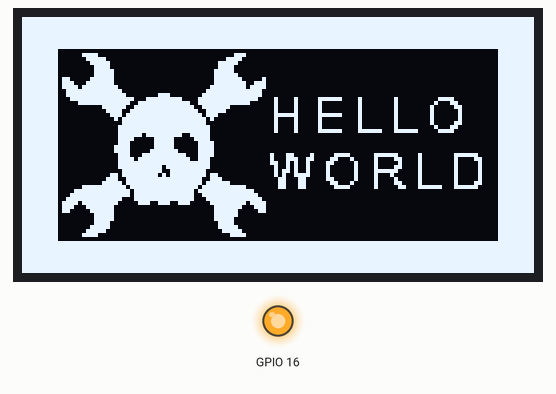
Recording of a sketch running on a simulated ESP8266 (NodeMCU). Shown: 128×64 one-colour display, output pins drawn as LEDs (lit = HIGH).

Above: at 0.7 s.

The sketch:

ESP32-DrawLogo.ino
```cpp
// (licence header left out)
#include <Wire.h>
#include <ACROBOTIC_SSD1306.h>

static unsigned char ACROBOT[] PROGMEM ={
0xFF,0xFF,0xFF,0xFF,0xFF,0xFF,0xFF,0xFF,0xFF,0xFF,0xFF,0xFF,0xFF,0xFF,0xFF,0xFF,
0xFF,0xFF,0xFF,0xFF,0xFF,0xFF,0xFF,0xFF,0xFF,0xFF,0xFF,0xFF,0xFF,0xFF,0xFF,0xFF,
0xFF,0xFF,0xFF,0xFF,0xFF,0xFF,0xFF,0xFF,0xFF,0xFF,0xFF,0xFF,0xFF,0xFF,0xFF,0xFF,
0xFF,0xFF,0xFF,0xFF,0xFF,0xFF,0xFF,0xFF,0xFF,0xFF,0xFF,0xFF,0xFF,0xFF,0xFF,0xFF,
0xFF,0xFF,0xFF,0xFF,0xFF,0xFF,0xFF,0xFF,0xFF,0xFF,0xFF,0xFF,0xFF,0xFF,0xFF,0xFF,
0xFF,0xFF,0xFF,0xFF,0xFF,0xFF,0xFF,0xFF,0xFF,0xFF,0xFF,0xFF,0xFF,0xFF,0xFF,0xFF,
0xFF,0xFF,0xFF,0xFF,0xFF,0xFF,0xFF,0xFF,0xFF,0xFF,0xFF,0xFF,0xFF,0xFF,0xFF,0xFF,
0xFF,0xFF,0xFF,0xFF,0xFF,0xFF,0xFF,0xFF,0xFF,0xFF,0xFF,0xFF,0xFF,0xFF,0xFF,0xFF,

0xFF,0xFF,0xFF,0xFF,0xFF,0xFF,0xFF,0xFF,0xFF,0x00,0x80,0x80,0x00,0x00,0x00,0x02,
0x06,0x8E,0xFE,0xFC,0xFC,0xF8,0xE0,0x00,0x00,0x00,0x00,0x00,0x00,0x00,0x00,0x00,
0x00,0x00,0x00,0x00,0x00,0x00,0x00,0x00,0x00,0x00,0x00,0x00,0x00,0x00,0x00,0x00,
0xE0,0xF8,0xF8,0xFC,0xFC,0xCE,0x86,0x02,0x00,0x00,0x00,0x00,0x80,0x00,0x00,0x00,
0x00,0x00,0x00,0x00,0x00,0x00,0x00,0x00,0x00,0x00,0x00,0x00,0x00,0x00,0x00,0x00,
0x00,0x00,0x00,0x00,0x00,0x00,0x00,0x00,0x00,0x00,0x00,0x00,0x00,0x00,0x00,0x00,
0x00,0x00,0x00,0x00,0x00,0x00,0x00,0x00,0x00,0x00,0x00,0x00,0x00,0x00,0x00,0x00,
0x00,0x00,0x00,0x00,0x00,0x00,0x00,0xFF,0xFF,0xFF,0xFF,0xFF,0xFF,0xFF,0xFF,0xFF,

0xFF,0xFF,0xFF,0xFF,0xFF,0xFF,0xFF,0xFF,0xFF,0x00,0x03,0x0F,0x1F,0x1E,0x3C,0x3E,
0x3F,0x3F,0x3F,0x3F,0x7F,0xFF,0xFF,0xFE,0xFC,0x78,0x30,0x90,0xC0,0xE0,0xE0,0xF0,
0xF0,0xF0,0xF8,0xF8,0xF8,0xF0,0xF0,0xF0,0xE0,0xE0,0xC0,0x80,0x30,0x78,0xFC,0xFE,
0xFF,0xFF,0xFF,0x7F,0x3F,0x3F,0x3F,0x3F,0x3C,0x1E,0x1F,0x0F,0x03,0x00,0x00,0xF0,
0x00,0x00,0x00,0x00,0xF0,0x00,0x00,0x00,0x00,0x00,0xF0,0x10,0x10,0x10,0x10,0x10,
0x00,0x00,0x00,0x00,0xF0,0x00,0x00,0x00,0x00,0x00,0x00,0x00,0x00,0xF0,0x00,0x00,
0x00,0x00,0x00,0x00,0x00,0x00,0xC0,0x20,0x10,0x10,0x10,0x30,0x60,0xC0,0x00,0x00,
0x00,0x00,0x00,0x00,0x00,0x00,0x00,0xFF,0xFF,0xFF,0xFF,0xFF,0xFF,0xFF,0xFF,0xFF,

0xFF,0xFF,0xFF,0xFF,0xFF,0xFF,0xFF,0xFF,0xFF,0x00,0x00,0x00,0x00,0x00,0x00,0x00,
0x00,0x00,0x00,0x00,0x00,0x00,0x01,0x03,0xF9,0xFE,0xFF,0x7F,0x3F,0x3F,0x1F,0x3F,
0x3F,0xFF,0xFF,0xFF,0xFF,0xFF,0x3F,0x3F,0x1F,0x1F,0x3F,0x7F,0xFF,0xFE,0xF9,0x83,
0x01,0x00,0x00,0x00,0x00,0x00,0x00,0x00,0x00,0x00,0x00,0x00,0x00,0x00,0x00,0x1F,
0x01,0x01,0x01,0x01,0x1F,0x00,0x00,0x00,0x00,0x00,0x1F,0x11,0x11,0x11,0x11,0x11,
0x00,0x00,0x00,0x00,0x1F,0x10,0x10,0x10,0x10,0x10,0x00,0x00,0x00,0x1F,0x10,0x10,
0x10,0x10,0x10,0x00,0x00,0x00,0x07,0x08,0x10,0x10,0x10,0x18,0x0C,0x07,0x00,0x00,
0x00,0x00,0x00,0x00,0x00,0x00,0x00,0xFF,0xFF,0xFF,0xFF,0xFF,0xFF,0xFF,0xFF,0xFF,

0xFF,0xFF,0xFF,0xFF,0xFF,0xFF,0xFF,0xFF,0xFF,0x00,0x00,0x00,0x00,0x00,0x00,0x00,
0x00,0x00,0x00,0x00,0x00,0x00,0x80,0x83,0x3F,0xFF,0xFF,0xF8,0xF0,0xF8,0xFC,0xFC,
0xFE,0xFF,0x7F,0x9F,0x3F,0xFF,0xFE,0xFC,0xFC,0xF8,0xF0,0xF0,0xFF,0xFF,0x3F,0x87,
0x80,0x00,0x00,0x00,0x00,0x00,0x00,0x00,0x00,0x00,0x00,0x00,0x00,0x00,0x1C,0xF0,
0x00,0xC0,0x7C,0x0C,0xF8,0x80,0x80,0xF8,0x0C,0x00,0x00,0x00,0xF0,0x18,0x0C,0x04,
0x04,0x04,0x08,0xF0,0x00,0x00,0x00,0x00,0xFC,0x44,0x44,0x44,0xC4,0x6C,0x38,0x00,
0x00,0x00,0x00,0xFC,0x00,0x00,0x00,0x00,0x00,0x00,0x00,0x00,0xFC,0x04,0x04,0x04,
0x04,0x0C,0xF8,0x00,0x00,0x00,0x00,0xFF,0xFF,0xFF,0xFF,0xFF,0xFF,0xFF,0xFF,0xFF,

0xFF,0xFF,0xFF,0xFF,0xFF,0xFF,0xFF,0xFF,0xFF,0x00,0xC0,0xE0,0xF0,0x78,0x38,0x7C,
0xFC,0xFC,0xFC,0xFC,0xFE,0xFF,0xFF,0x7F,0x3E,0x1C,0x1B,0x07,0x3F,0x7F,0x7F,0x7F,
0x3F,0x3F,0x7F,0x7F,0x7F,0x3F,0x3F,0x7F,0x7F,0x7F,0x3F,0x07,0x0B,0x1C,0x3E,0x7F,
0xFF,0xFF,0xFE,0xFE,0xFC,0xFC,0xFC,0x7C,0x38,0x78,0xF0,0xE0,0xC0,0x00,0x00,0x00,
0x07,0x07,0x00,0x00,0x00,0x07,0x07,0x00,0x00,0x00,0x00,0x00,0x01,0x03,0x06,0x04,
0x04,0x04,0x02,0x01,0x00,0x00,0x00,0x00,0x07,0x00,0x00,0x00,0x00,0x03,0x06,0x04,
0x00,0x00,0x00,0x07,0x04,0x04,0x04,0x04,0x04,0x00,0x00,0x00,0x07,0x04,0x04,0x04,
0x04,0x06,0x03,0x00,0x00,0x00,0x00,0xFF,0xFF,0xFF,0xFF,0xFF,0xFF,0xFF,0xFF,0xFF,

0xFF,0xFF,0xFF,0xFF,0xFF,0xFF,0xFF,0xFF,0xFF,0x00,0x01,0x01,0x00,0x00,0x00,0x40,
0x60,0x71,0x7F,0x3F,0x3F,0x1F,0x07,0x00,0x00,0x00,0x00,0x00,0x00,0x00,0x00,0x00,
0x00,0x00,0x00,0x00,0x00,0x00,0x00,0x00,0x00,0x00,0x00,0x00,0x00,0x00,0x00,0x00,
0x07,0x1F,0x3F,0x3F,0x7F,0x73,0x60,0x40,0x00,0x00,0x00,0x01,0x01,0x00,0x00,0x00,
0x00,0x00,0x00,0x00,0x00,0x00,0x00,0x00,0x00,0x00,0x00,0x00,0x00,0x00,0x00,0x00,
0x00,0x00,0x00,0x00,0x00,0x00,0x00,0x00,0x00,0x00,0x00,0x00,0x00,0x00,0x00,0x00,
0x00,0x00,0x00,0x00,0x00,0x00,0x00,0x00,0x00,0x00,0x00,0x00,0x00,0x00,0x00,0x00,
0x00,0x00,0x00,0x00,0x00,0x00,0x00,0xFF,0xFF,0xFF,0xFF,0xFF,0xFF,0xFF,0xFF,0xFF,

0xFF,0xFF,0xFF,0xFF,0xFF,0xFF,0xFF,0xFF,0xFF,0xFF,0xFF,0xFF,0xFF,0xFF,0xFF,0xFF,
0xFF,0xFF,0xFF,0xFF,0xFF,0xFF,0xFF,0xFF,0xFF,0xFF,0xFF,0xFF,0xFF,0xFF,0xFF,0xFF,
0xFF,0xFF,0xFF,0xFF,0xFF,0xFF,0xFF,0xFF,0xFF,0xFF,0xFF,0xFF,0xFF,0xFF,0xFF,0xFF,
0xFF,0xFF,0xFF,0xFF,0xFF,0xFF,0xFF,0xFF,0xFF,0xFF,0xFF,0xFF,0xFF,0xFF,0xFF,0xFF,
0xFF,0xFF,0xFF,0xFF,0xFF,0xFF,0xFF,0xFF,0xFF,0xFF,0xFF,0xFF,0xFF,0xFF,0xFF,0xFF,
0xFF,0xFF,0xFF,0xFF,0xFF,0xFF,0xFF,0xFF,0xFF,0xFF,0xFF,0xFF,0xFF,0xFF,0xFF,0xFF,
0xFF,0xFF,0xFF,0xFF,0xFF,0xFF,0xFF,0xFF,0xFF,0xFF,0xFF,0xFF,0xFF,0xFF,0xFF,0xFF,
0xFF,0xFF,0xFF,0xFF,0xFF,0xFF,0xFF,0xFF,0xFF,0xFF,0xFF,0xFF,0xFF,0xFF,0xFF,0xFF
};

void setup()
{
  pinMode(16,OUTPUT);
  digitalWrite(16, LOW);    // set GPIO16 low to reset OLED
  delay(50);
  digitalWrite(16, HIGH); // while OLED is running, must set GPIO16 to high

  Wire.begin(4,15);
  oled.init();                      // Initialze SSD1306 OLED display
  oled.clearDisplay();              // Clear screen
  oled.drawBitmap(ACROBOT, 1024);   // 1024 pixels for logo
}

void loop()
{
}
```
